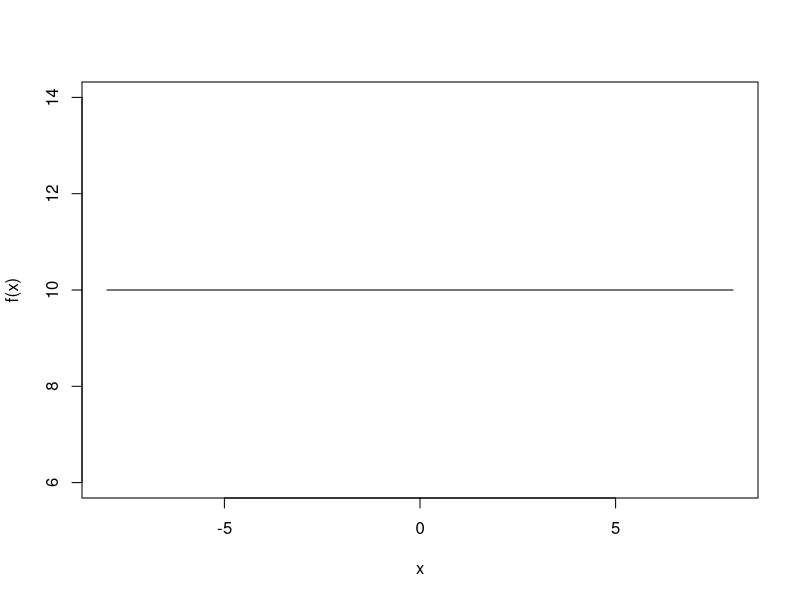
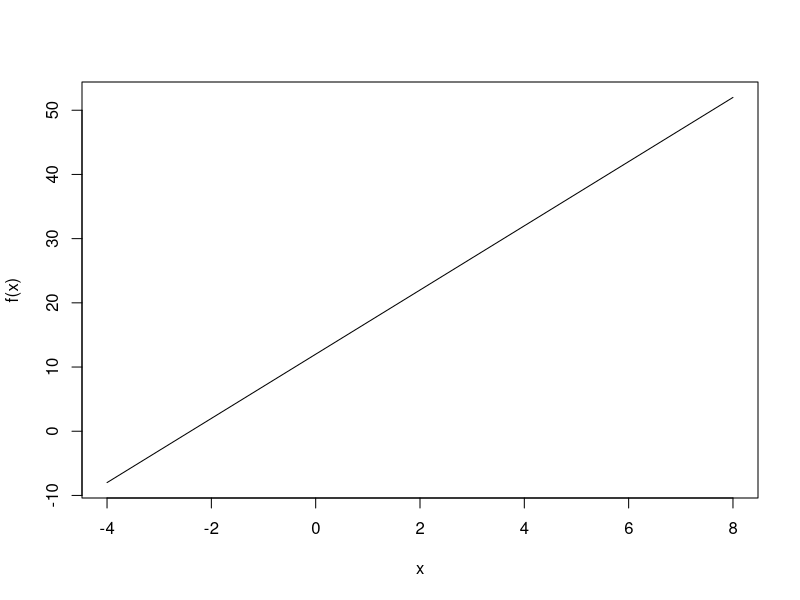
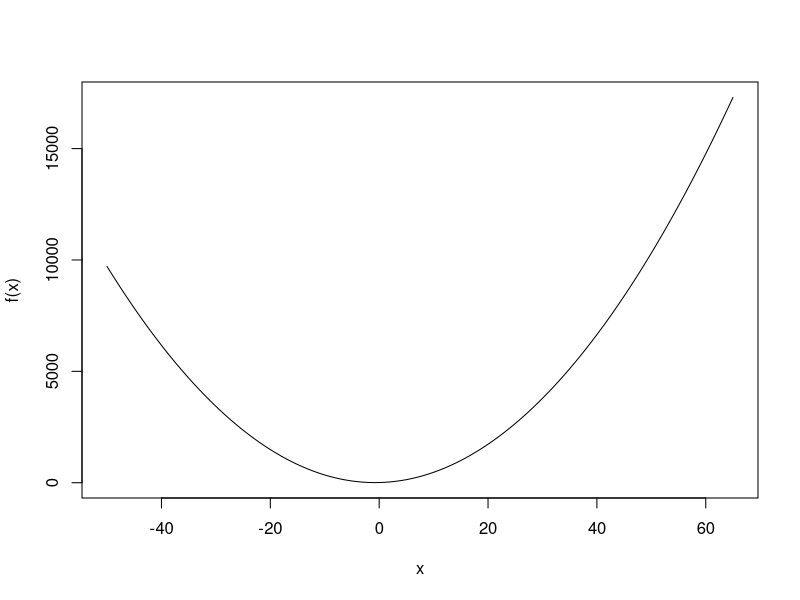
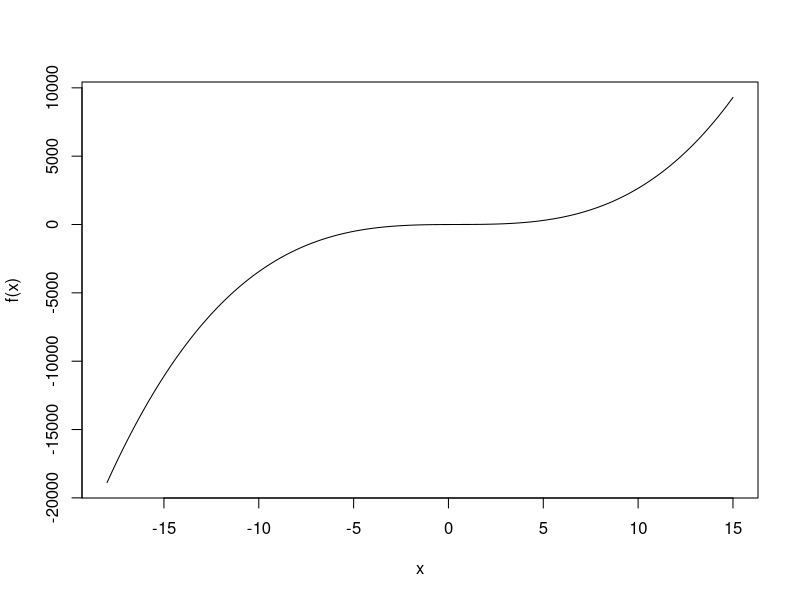
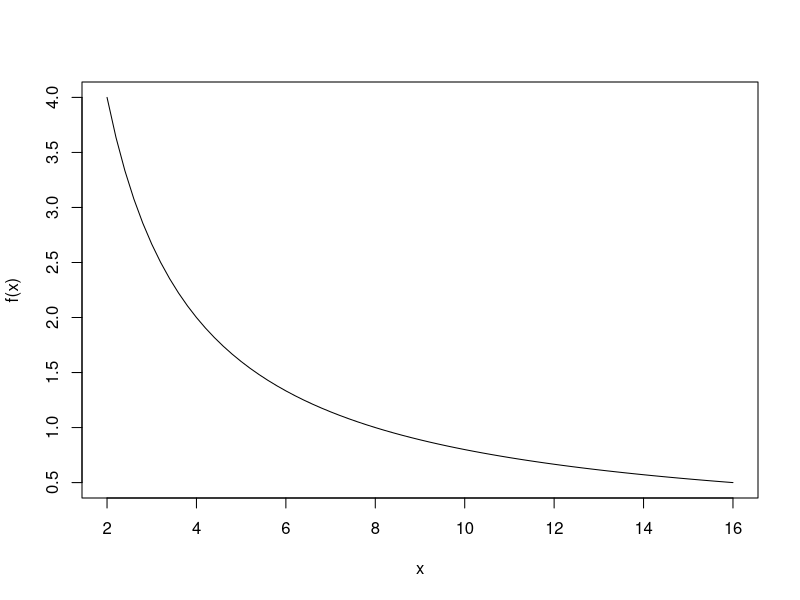

Source code (R) for these figures, in order:

#1) constant functions
#f(x) = c
#f(x) = 10

f <- function(x){
    fx <- 10
    return(fx)
}
input <- -8:8
plot(input,
sapply(input,f),
type="l" , xlab="x",
ylab = "f(x)")

#2) linear functions
#f(x) = ax+b
#f(x) = 5x+12

f <- function(x){
    fx <- 5*x + 12
    return (fx)
} 
input <- -4:8
plot(input,
sapply(input,f),
type = "l",
xlab = "x" , ylab = "f(x)")

#3) quadratic functions
#f(x) = ax^2 + bx + c
#f(x) = 4x^2 + 6x + 8

f <- function(x){
    fx <- 4*x^2 + 6*x + 8
    return(fx)
}
input <- -50:65
plot(input,
sapply(input,f),
type="l",
xlab="x",ylab="f(x)")

#4) polynomial functions
#f(x) = 3x^3 - 4x^2 + 5x-1

f <- function(x){
    fx <- 3*x^3 - 4*x^2 + 5*x-1
    return(fx)
}
input <- seq(-18,15,0.1)
plot(input,
sapply(input,f),
type = "l",
xlab = "x", ylab = "f(x)")

#5) rational function
#f(x) = p(x)/q(x)
#f(x) = 8/x

f <- function(x){
    fx <- 8/x
    return(fx)
}
input <- seq(2, 16, 0.2)
plot(input,
sapply(input, f),
type="l",
xlab = "x", ylab = "f(x)")
